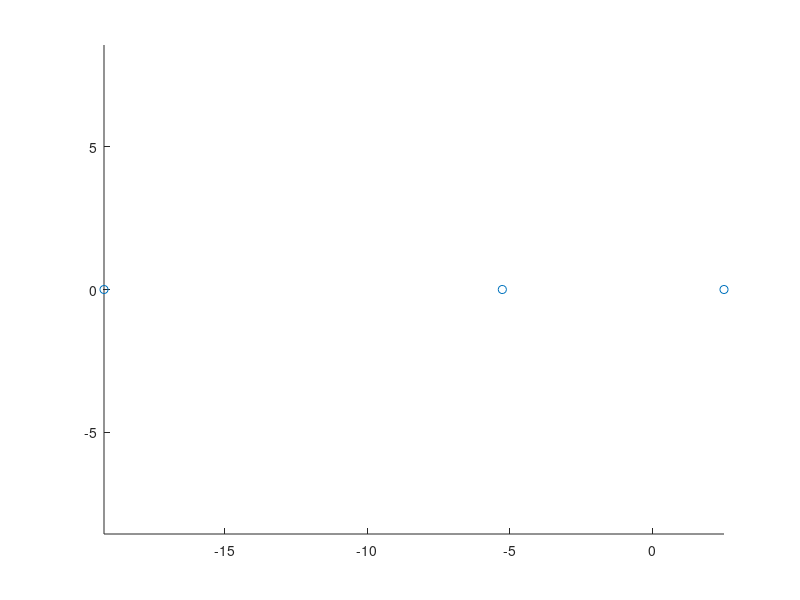

Here is the MATLAB script that generated this plot: (Note: this script raises an error after producing the figure.)
clc;
clear;
close all;

%% 3.5
Ix = 5.8E-5;
Iy = 7.2E-5;
g = 9.81;

tau1 = 0.5;
tau2 = 0.05;

lambda1 = -1/tau1;
lambda2 = -1/tau2;

% roll gains
k1_phi = -(lambda1 + lambda2) * Ix;
k2_phi =  (lambda1 * lambda2) * Ix;

% pitch gains
k1_theta = -(lambda1 + lambda2) * Iy;
k2_theta =  (lambda1 * lambda2) * Iy;


%lat
figure();
for i = 1:5
k3_lat = -.0015*i; %Ideal case is .003 - .0045


A_lat = [0, g, 0;
         0, 0, 1;
        -k3_lat/Ix, -k2_phi/Ix, -k1_phi/Ix];

eigA_lat = eig(A_lat); 

axis equal; hold on;
h(i) = plot(real(eigA_lat), imag(eigA_lat), 'o');
labels(i) = "k3 = " + k3_lat;
grid on
xlabel("Re(A)")
ylabel("Im(A)")
end
legend(labels);
hold off;
%long
figure();
for i = 1:5
k3_lon = .0015*i; %Ideal case is .003 - .0045

A_lon = [0, -g, 0;
         0, 0, 1;
        -k3_lon/Iy, -k2_theta/Iy, -k1_theta/Iy];

eigA_lon = eig(A_lon);


axis equal; hold on;
h(i) = plot(real(eigA_lon), imag(eigA_lon), 'o');
labels(i) = "k3 = " + k3_lon;
grid on
xlabel("Re(A)")
ylabel("Im(A)")
end
legend(labels);

%% Comments
%For anyone reading this the reasoning for having this as the sets of k3
%values is because they stay as real numbers, remain above the set time
%constant, and the average of the eigenvalues are the closest to 0.
